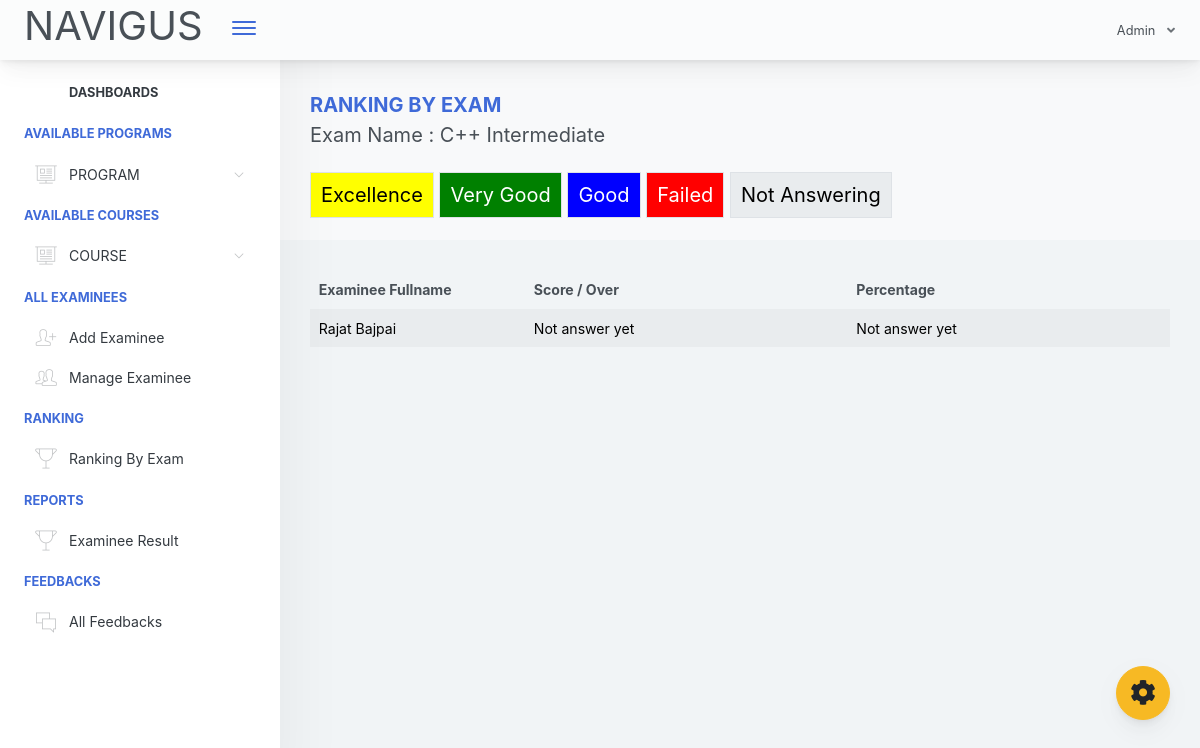
Page /adminpanel/admin/home.php?page=ranking-exam&exam_id=28 (signed in) on the committed database.
### tables this page shows
CREATE TABLE `exam_tbl` (
  `ex_id` int(11) NOT NULL,
  `cou_id` int(11) NOT NULL,
  `ex_title` varchar(1000) NOT NULL,
  `ex_time_limit` varchar(1000) NOT NULL,
  `ex_questlimit_display` int(11) NOT NULL,
  `ex_description` varchar(1000) NOT NULL,
  `ex_created` timestamp NOT NULL DEFAULT current_timestamp() ON UPDATE current_timestamp()
);

CREATE TABLE `examinee_tbl` (
  `exmne_id` int(11) NOT NULL,
  `exmne_fullname` varchar(1000) NOT NULL,
  `exmne_course` varchar(1000) NOT NULL,
  `exmne_gender` varchar(1000) NOT NULL,
  `exmne_birthdate` varchar(1000) NOT NULL,
  `exmne_year_level` varchar(1000) NOT NULL,
  `exmne_email` varchar(1000) NOT NULL,
  `exmne_password` varchar(1000) NOT NULL,
  `exmne_status` varchar(1000) NOT NULL DEFAULT 'active'
);

### adminpanel/admin/pages/ranking-exam.php (shortened to what this page needs)
<div class="app-main__outer">
        <div class="app-main__inner">
            <?php
                @$exam_id = $_GET['exam_id'];
                if($exam_id != "")
                {
                   $selEx = $conn->query("SELECT * FROM exam_tbl WHERE ex_id='$exam_id' ")->fetch(PDO::FETCH_ASSOC);
                   $exam_course = $selEx['cou_id'];
                   $selExmne = $conn->query("SELECT * FROM examinee_tbl et  WHERE exmne_course='$exam_course'  ");
                   ?>
                   <div class="app-page-title">
                    <div class="page-title-wrapper">
                        <div class="page-title-heading">
                            <div><b class="text-primary">RANKING BY EXAM</b><br>
                                Exam Name : <?php echo $selEx['ex_title']; ?><br><br>
                               <span class="border" style="padding:10px;color:black;background-color: yellow;">Excellence</span>
                               <span class="border" style="padding:10px;color:white;background-color: green;">Very Good</span>
                               <span class="border" style="padding:10px;color:white;background-color: blue;">Good</span>
                               <span class="border" style="padding:10px;color:white;background-color: red;">Failed</span>
                               <span class="border" style="padding:10px;color:black;background-color: #E9ECEE;">Not Answering</span>
                            </div>
                        </div>
                    </div>
                    </div>
                    <div class="table-responsive">
                        <table class="align-middle mb-0 table table-borderless table-striped table-hover" id="tableList">
                          <tbody>
                            <thead>
                                <tr>
                                    <th width="25%">Examinee Fullname</th>
                                    <th>Score / Over</th>
                                    <th>Percentage</th>
                                </tr>
                            </thead>
                            <?php
                                while ($selExmneRow = $selExmne->fetch(PDO::FETCH_ASSOC)) { ?>
                                    <?php
                                            $exmneId = $selExmneRow['exmne_id'];
                                            $selScore = $conn->query("SELECT * FROM exam_question_tbl eqt INNER JOIN exam_answers ea ON eqt.eqt_id = ea.quest_id AND eqt.exam_answer = ea.exans_answer  WHERE ea.axmne_id='$exmneId' AND ea.exam_id='$exam_id' AND ea.exans_status='new' ORDER BY ea.exans_id DESC");
                                              $selAttempt = $conn->query("SELECT * FROM exam_attempt WHERE exmne_id='$exmneId' AND exam_id='$exam_id' ");
                                             $over = $selEx['ex_questlimit_display']  ;
                                              @$score = $selScore->rowCount();
                                                @$ans = $score / $over * 100;
                                         ?>
                                       <tr style="<?php
                                             if($selAttempt->rowCount() == 0)
                                             {
                                                echo "background-color: #E9ECEE;color:black";
                                             }
                                             ?>"
                                        >
                                        <td>
                                          <?php echo $selExmneRow['exmne_fullname']; ?></td>
                                        <td >
                                        <?php
                                          if($selAttempt->rowCount() == 0)
                                          {
                                            echo "Not answer yet";
                                          }
                                         ?>
                                        </td>
                                        <td>
                                          <?php
                                                if($selAttempt->rowCount() == 0)
                                                {
                                                  echo "Not answer yet";
                                                }
                                                else
                                                {
                                                    echo $ans; ?>%<?php
                                                }
                                          ?>
                                        </td>
                                    </tr>
                                <?php }
                             ?>
                          </tbody>
                        </table>
                    </div>
                <?php }
             ?>
</div>

### rows in the picture
exam_tbl: ex_title "C++ Intermediate"
examinee_tbl: exmne_fullname "Rajat Bajpai"
